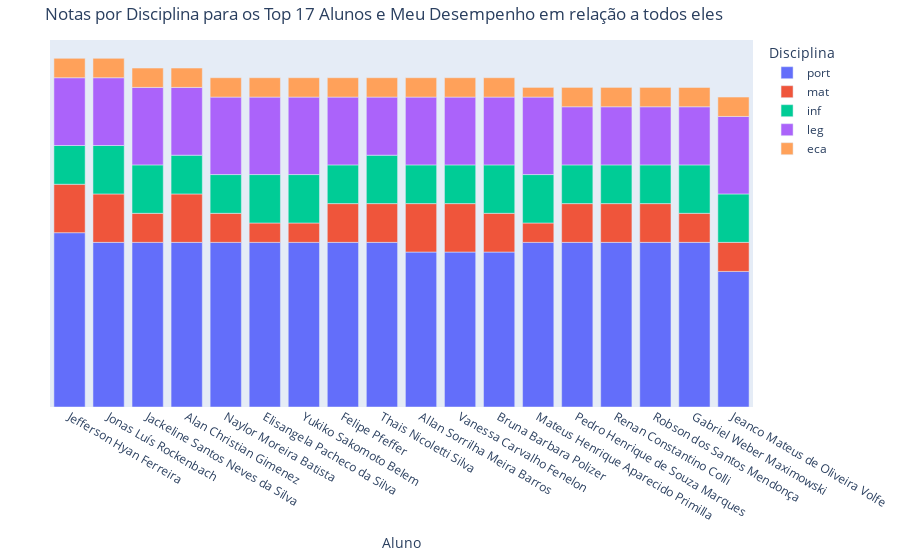

Notebook source saved alongside this figure:
### Markdown cell above
Minha colocação preliminar é 63.

Agora quero colocar também meu desempenho ao lado da galera que ficou no topo, não vai ser algo muito feliz de se fazer, maaas... hehe
Aí vai, **A ÚLTIMA COLUNA DO GRÁFICO** representa meu desempenho

### Code cell
create_bar_chart(df_final_result, 'Notas por Disciplina para os Top 17 Alunos e Meu Desempenho em relação a todos eles', user_index=63, user_name='Jeanco Mateus de Oliveira Volfe')

### Figure 1 — Plotly figure (JSON) as saved in the notebook; plotly's stock layout.template omitted (floating-point values rounded to 4 significant figures)
{"data": [{"alignmentgroup": "True", "hovertemplate": "<b>%{hovertext}</b><br><br>Disciplina=port<br>candidato=%{x}<br>Nota=%{y}<extra></extra>", "hovertext": ["Jefferson Hyan Ferreira", "Jonas Luís Rockenbach", "Jackeline Santos Neves da Silva", "Alan Christian Gimenez", "Naylor Moreira Batista", "Elisangela Pacheco da Silva", "Yukiko Sakomoto Belem", "Felipe Pfeffer", "Thais Nicoletti Silva", "Allan Sorrilha Meira Barros", "Vanessa Carvalho Fenelon", "Bruna Barbara Polizer", "Mateus Henrique Aparecido Primilla", "Pedro Henrique de Souza Marques", "Renan Constantino Colli", "Robson dos Santos Mendonça", "Gabriel Weber Maximowski", "Jeanco Mateus de Oliveira Volfe"], "legendgroup": "port", "marker": {"color": "#636efa", "pattern": {"shape": ""}}, "name": "port", "offsetgroup": "port", "orientation": "v", "showlegend": true, "textposition": "auto", "type": "bar", "x": ["Jefferson Hyan Ferreira", "Jonas Luís Rockenbach", "Jackeline Santos Neves da Silva", "Alan Christian Gimenez", "Naylor Moreira Batista", "Elisangela Pacheco da Silva", "Yukiko Sakomoto Belem", "Felipe Pfeffer", "Thais Nicoletti Silva", "Allan Sorrilha Meira Barros", "Vanessa Carvalho Fenelon", "Bruna Barbara Polizer", "Mateus Henrique Aparecido Primilla", "Pedro Henrique de Souza Marques", "Renan Constantino Colli", "Robson dos Santos Mendonça", "Gabriel Weber Maximowski", "Jeanco Mateus de Oliveira Volfe"], "xaxis": "x", "y": [4.5, 4.25, 4.25, 4.25, 4.25, 4.25, 4.25, 4.25, 4.25, 4, 4, 4, 4.25, 4.25, 4.25, 4.25, 4.25, 3.5], "yaxis": "y"}, {"alignmentgroup": "True", "hovertemplate": "<b>%{hovertext}</b><br><br>Disciplina=mat<br>candidato=%{x}<br>Nota=%{y}<extra></extra>", "hovertext": ["Jefferson Hyan Ferreira", "Jonas Luís Rockenbach", "Jackeline Santos Neves da Silva", "Alan Christian Gimenez", "Naylor Moreira Batista", "Elisangela Pacheco da Silva", "Yukiko Sakomoto Belem", "Felipe Pfeffer", "Thais Nicoletti Silva", "Allan Sorrilha Meira Barros", "Vanessa Carvalho Fenelon", "Bruna Barbara Polizer", "Mateus Henrique Aparecido Primilla", "Pedro Henrique de Souza Marques", "Renan Constantino Colli", "Robson dos Santos Mendonça", "Gabriel Weber Maximowski", "Jeanco Mateus de Oliveira Volfe"], "legendgroup": "mat", "marker": {"color": "#EF553B", "pattern": {"shape": ""}}, "name": "mat", "offsetgroup": "mat", "orientation": "v", "showlegend": true, "textposition": "auto", "type": "bar", "x": ["Jefferson Hyan Ferreira", "Jonas Luís Rockenbach", "Jackeline Santos Neves da Silva", "Alan Christian Gimenez", "Naylor Moreira Batista", "Elisangela Pacheco da Silva", "Yukiko Sakomoto Belem", "Felipe Pfeffer", "Thais Nicoletti Silva", "Allan Sorrilha Meira Barros", "Vanessa Carvalho Fenelon", "Bruna Barbara Polizer", "Mateus Henrique Aparecido Primilla", "Pedro Henrique de Souza Marques", "Renan Constantino Colli", "Robson dos Santos Mendonça", "Gabriel Weber Maximowski", "Jeanco Mateus de Oliveira Volfe"], "xaxis": "x", "y": [1.25, 1.25, 0.75, 1.25, 0.75, 0.5, 0.5, 1, 1, 1.25, 1.25, 1, 0.5, 1, 1, 1, 0.75, 0.75], "yaxis": "y"}, {"alignmentgroup": "True", "hovertemplate": "<b>%{hovertext}</b><br><br>Disciplina=inf<br>candidato=%{x}<br>Nota=%{y}<extra></extra>", "hovertext": ["Jefferson Hyan Ferreira", "Jonas Luís Rockenbach", "Jackeline Santos Neves da Silva", "Alan Christian Gimenez", "Naylor Moreira Batista", "Elisangela Pacheco da Silva", "Yukiko Sakomoto Belem", "Felipe Pfeffer", "Thais Nicoletti Silva", "Allan Sorrilha Meira Barros", "Vanessa Carvalho Fenelon", "Bruna Barbara Polizer", "Mateus Henrique Aparecido Primilla", "Pedro Henrique de Souza Marques", "Renan Constantino Colli", "Robson dos Santos Mendonça", "Gabriel Weber Maximowski", "Jeanco Mateus de Oliveira Volfe"], "legendgroup": "inf", "marker": {"color": "#00cc96", "pattern": {"shape": ""}}, "name": "inf", "offsetgroup": "inf", "orientation": "v", "showlegend": true, "textposition": "auto", "type": "bar", "x": ["Jefferson Hyan Ferreira", "Jonas Luís Rockenbach", "Jackeline Santos Neves da Silva", "Alan Christian Gimenez", "Naylor Moreira Batista", "Elisangela Pacheco da Silva", "Yukiko Sakomoto Belem", "Felipe Pfeffer", "Thais Nicoletti Silva", "Allan Sorrilha Meira Barros", "Vanessa Carvalho Fenelon", "Bruna Barbara Polizer", "Mateus Henrique Aparecido Primilla", "Pedro Henrique de Souza Marques", "Renan Constantino Colli", "Robson dos Santos Mendonça", "Gabriel Weber Maximowski", "Jeanco Mateus de Oliveira Volfe"], "xaxis": "x", "y": [1, 1.25, 1.25, 1, 1, 1.25, 1.25, 1, 1.25, 1, 1, 1.25, 1.25, 1, 1, 1, 1.25, 1.25], "yaxis": "y"}, {"alignmentgroup": "True", "hovertemplate": "<b>%{hovertext}</b><br><br>Disciplina=leg<br>candidato=%{x}<br>Nota=%{y}<extra></extra>", "hovertext": ["Jefferson Hyan Ferreira", "Jonas Luís Rockenbach", "Jackeline Santos Neves da Silva", "Alan Christian Gimenez", "Naylor Moreira Batista", "Elisangela Pacheco da Silva", "Yukiko Sakomoto Belem", "Felipe Pfeffer", "Thais Nicoletti Silva", "Allan Sorrilha Meira Barros", "Vanessa Carvalho Fenelon", "Bruna Barbara Polizer", "Mateus Henrique Aparecido Primilla", "Pedro Henrique de Souza Marques", "Renan Constantino Colli", "Robson dos Santos Mendonça", "Gabriel Weber Maximowski", "Jeanco Mateus de Oliveira Volfe"], "legendgroup": "leg", "marker": {"color": "#ab63fa", "pattern": {"shape": ""}}, "name": "leg", "offsetgroup": "leg", "orientation": "v", "showlegend": true, "textposition": "auto", "type": "bar", "x": ["Jefferson Hyan Ferreira", "Jonas Luís Rockenbach", "Jackeline Santos Neves da Silva", "Alan Christian Gimenez", "Naylor Moreira Batista", "Elisangela Pacheco da Silva", "Yukiko Sakomoto Belem", "Felipe Pfeffer", "Thais Nicoletti Silva", "Allan Sorrilha Meira Barros", "Vanessa Carvalho Fenelon", "Bruna Barbara Polizer", "Mateus Henrique Aparecido Primilla", "Pedro Henrique de Souza Marques", "Renan Constantino Colli", "Robson dos Santos Mendonça", "Gabriel Weber Maximowski", "Jeanco Mateus de Oliveira Volfe"], "xaxis": "x", "y": [1.75, 1.75, 2, 1.75, 2, 2, 2, 1.75, 1.5, 1.75, 1.75, 1.75, 2, 1.5, 1.5, 1.5, 1.5, 2], "yaxis": "y"}, {"alignmentgroup": "True", "hovertemplate": "<b>%{hovertext}</b><br><br>Disciplina=eca<br>candidato=%{x}<br>Nota=%{y}<extra></extra>", "hovertext": ["Jefferson Hyan Ferreira", "Jonas Luís Rockenbach", "Jackeline Santos Neves da Silva", "Alan Christian Gimenez", "Naylor Moreira Batista", "Elisangela Pacheco da Silva", "Yukiko Sakomoto Belem", "Felipe Pfeffer", "Thais Nicoletti Silva", "Allan Sorrilha Meira Barros", "Vanessa Carvalho Fenelon", "Bruna Barbara Polizer", "Mateus Henrique Aparecido Primilla", "Pedro Henrique de Souza Marques", "Renan Constantino Colli", "Robson dos Santos Mendonça", "Gabriel Weber Maximowski", "Jeanco Mateus de Oliveira Volfe"], "legendgroup": "eca", "marker": {"color": "#FFA15A", "pattern": {"shape": ""}}, "name": "eca", "offsetgroup": "eca", "orientation": "v", "showlegend": true, "textposition": "auto", "type": "bar", "x": ["Jefferson Hyan Ferreira", "Jonas Luís Rockenbach", "Jackeline Santos Neves da Silva", "Alan Christian Gimenez", "Naylor Moreira Batista", "Elisangela Pacheco da Silva", "Yukiko Sakomoto Belem", "Felipe Pfeffer", "Thais Nicoletti Silva", "Allan Sorrilha Meira Barros", "Vanessa Carvalho Fenelon", "Bruna Barbara Polizer", "Mateus Henrique Aparecido Primilla", "Pedro Henrique de Souza Marques", "Renan Constantino Colli", "Robson dos Santos Mendonça", "Gabriel Weber Maximowski", "Jeanco Mateus de Oliveira Volfe"], "xaxis": "x", "y": [0.5, 0.5, 0.5, 0.5, 0.5, 0.5, 0.5, 0.5, 0.5, 0.5, 0.5, 0.5, 0.25, 0.5, 0.5, 0.5, 0.5, 0.5], "yaxis": "y"}], "layout": {"barmode": "relative", "legend": {"title": {"text": "Disciplina"}, "tracegroupgap": 0}, "margin": {"b": 20, "l": 50, "r": 20, "t": 40}, "title": {"text": "Notas por Disciplina para os Top 17 Alunos e Meu Desempenho em relação a todos eles"}, "xaxis": {"anchor": "y", "domain": [0, 1], "title": {"text": "Aluno"}}, "yaxis": {"anchor": "x", "domain": [0, 1], "title": {"text": "Nota"}, "visible": false}}}
